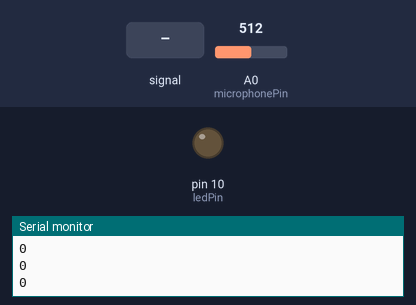
The sketch below on a simulated Arduino Uno, built with avr-gcc and run on an emulated ATmega328P. Parts: output pins drawn as LEDs (lit = HIGH), the last lines printed to the serial monitor. The inputs (shaded band) are chosen by the test bench; at power-on: A0 (microphonePin) = 512.

Above: at 1.2 s.
1.3 s: A0 (microphonePin) fed a 200 Hz sine of ±81 counts around its level
At 2.4 s:
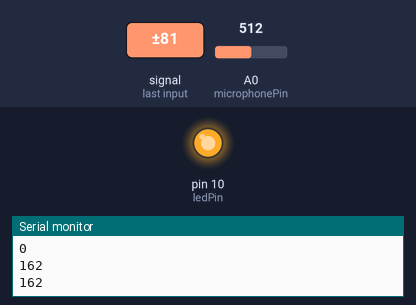
2.8 s: A0 (microphonePin) set to 716
At 4.7 s:
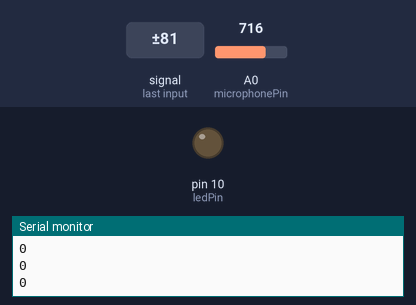
Timing chart, 0 to 6.2 s (numbered marks = the images above; inputs shaded):
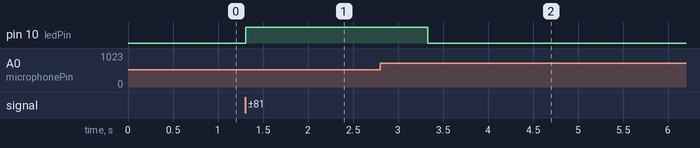

The sketch:

microphone_sketch_v2.ino.ino
```cpp
const int microphonePin = A0;
int ledPin = 10;

void setup() {
  Serial.begin(9600);
  pinMode(ledPin, OUTPUT);
}

void loop() {
  int mn = 1024;
  int mx = 0;

  for (int i = 0; i < 100; ++i) {
    int val = analogRead(microphonePin);
    mn = min(mn, val);
    mx = max(mx, val);
  }

  int delta = mx - mn;

  Serial.println(delta);

  if (delta > 50) {
    digitalWrite(ledPin, HIGH);
    delay(1000);
  }

  else {
    digitalWrite(ledPin, LOW);
  }
}
```

Measured:
- after the input at 1.3 s, pin 10 (ledPin): LOW → HIGH at once
- after the input at 2.8 s, pin 10 (ledPin): HIGH → LOW after 0.53 s
